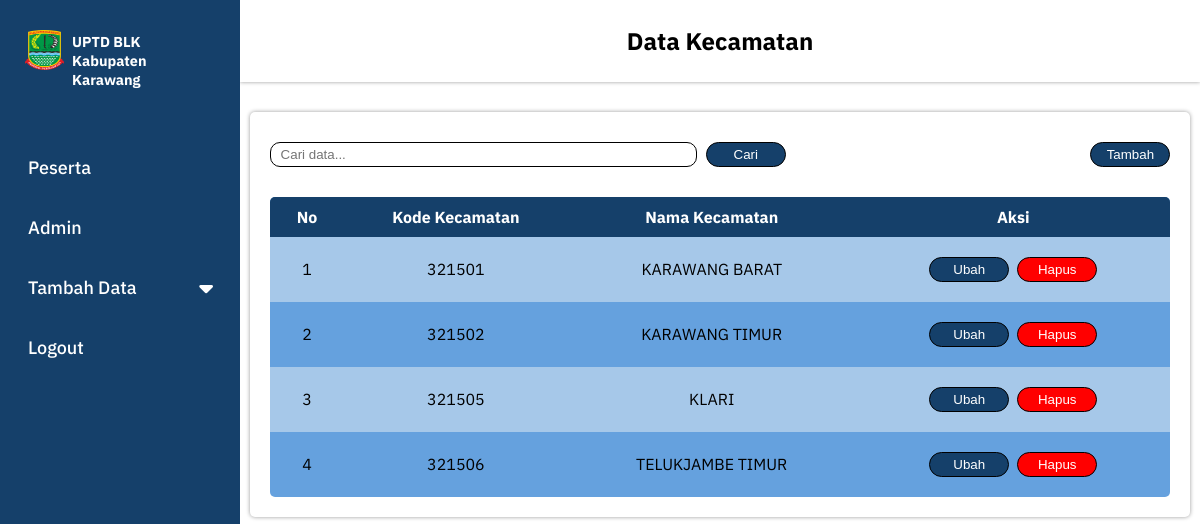
The app's page /admin/data_kecamatan.php (signed in) with its own data.
### tables this page shows
CREATE TABLE `tbl_kecamatan` (
  `id` int(11) NOT NULL,
  `kode_kecamatan` varchar(6) NOT NULL,
  `nama_kecamatan` varchar(100) NOT NULL,
  `alamat` text NOT NULL,
  `ket` text NOT NULL
);

### admin/function.php (called while the page is built, shortened)
<?php
$conn = mysqli_connect("localhost", "root", "", "db_blkkarawang");
function query($query)
{
    global $conn;
    $result = mysqli_query($conn, $query);
    $rows = [];
    while ($row = mysqli_fetch_assoc($result)) {
        $rows[] = $row;
    }
    return $rows;
}

### admin/data_kecamatan.php (the view, shortened to what this page needs)
<?php
    require 'function.php';
    include 'sidebar.php';
    $kecamatan = query("SELECT * FROM tbl_kecamatan ORDER BY kode_kecamatan ASC");
?>
<!DOCTYPE html>
<html lang="en">
<head>
    <link rel="stylesheet" href="../css/tambah_data.css?v=<?php echo time(); ?>">
</head>
<body>
    <div class="container">
        <div class="sub_container">
            <div class="header">
                <h2>Data Kecamatan</h2>
            </div>
            <div class="box">
                <div class="content">
                    <form action="" method="post">
                        <div class="menu">
                            <div class="search">
                                <input type="text" name="search_kecamatan" id="search" placeholder="Cari data...">
                                <button type="submit" name="cari_kecamatan" id="cari">Cari</button>
                            </div>
                            <div class="tambah">
                                <button type="submit" name="tambah_kecamatan" id="tambah">Tambah</button>
                            </div>
                        </div>
                    </form>
                    <br>
                    <div class="t_body">
                        <table border="0" cellpadding="10" cellspacing="0">
                            <tr>
                                <th>No</th>
                                <th>Kode Kecamatan</th>
                                <th>Nama Kecamatan</th>
                                <th>Aksi</th>
                            </tr>
                            <?php $i = 1; ?>
                            <?php foreach($kecamatan as $row) : ?>
                            <tr>
                                <td><?= $i; ?></td>
                                <td><?= $row['kode_kecamatan']; ?></td>
                                <td><?= $row['nama_kecamatan']; ?></td>
                                    <td class="action-btn">
                                        <button type="submit" name="submit" id="ubah"><a href="ubah_data_kecamatan.php?kode_kecamatan=<?= $row["kode_kecamatan"]; ?>">Ubah</a></button>
                                        <button type="submit" name="submit" id="hapus"><a href="hapus_data_kecamatan.php?kode_kecamatan=<?= $row["kode_kecamatan"]; ?>" onclick="return confirm('yakin menghapus data ini?')">Hapus</a></button>
                                    </td>
                            </tr>
                            <?php $i++; ?>
                            <?php endforeach; ?>
                        </table>
                    </div>
                </div>
            </div>
        </div>
    </div>
</body>
</html>

### css/sidebar.css (style rules this page uses)
body { padding: 0; margin: 0; }

### css/tambah_data.css (style rules this page uses)
body { font-family: "IBM Plex Sans", sans-serif; margin: 0; padding: 0; }
div.container { width: 100%; }
div.sub_container { width: 80%; margin-left: 20%; }
div.header { margin: 0 0 30px 0; text-align: center; padding: 5px; background-color: white; color: black; box-shadow: 0 0 4px rgba(0, 0, 0, 0.4); }
div.box { max-width: 98%; margin: 5px auto; border-radius: 5px; box-shadow: 0 0 4px rgba(0, 0, 0, 0.4); }
div.content { padding: 20px; box-sizing: border-box; overflow: hidden; }
div.menu { display: flex; justify-content: space-between; }
div.search { width: 90%; }
input { width: 50%; padding: 4px 10px; border: 1px solid black; border-radius: 10px; }
div.t_body { overflow: auto; border-radius: 5px; }
table { width: 100%; }
table tr th { background-color: #15406a; color: white; text-align: center; }
table tr td { padding-left: 20px; padding-right: 20px; text-align: center; }
table tr:nth-child(odd) { background-color: #65a1de; }
table tr:nth-child(even) { background-color: #a6c8e9; }
td.action-btn { display: flex; justify-content: center; align-items: center; gap: 8px; }
button { margin: 10px 0; width: 80px; border: 1px solid black; height: 25px; cursor: pointer; border-radius: 15px; transition: all 0.2s; }
button a { text-decoration: none; color: white; }
button#cari, button#tambah, button#ubah, button#publish { background-color: #15406a; color: white; }
button#cari { margin-left: 5px; }
button#hapus { background-color: red; }

### records on screen
tbl_kecamatan: kode_kecamatan "321501", nama_kecamatan "KARAWANG BARAT"
tbl_kecamatan: kode_kecamatan "321502", nama_kecamatan "KARAWANG TIMUR"
tbl_kecamatan: kode_kecamatan "321505", nama_kecamatan "KLARI"
tbl_kecamatan: kode_kecamatan "321506", nama_kecamatan "TELUKJAMBE TIMUR"
